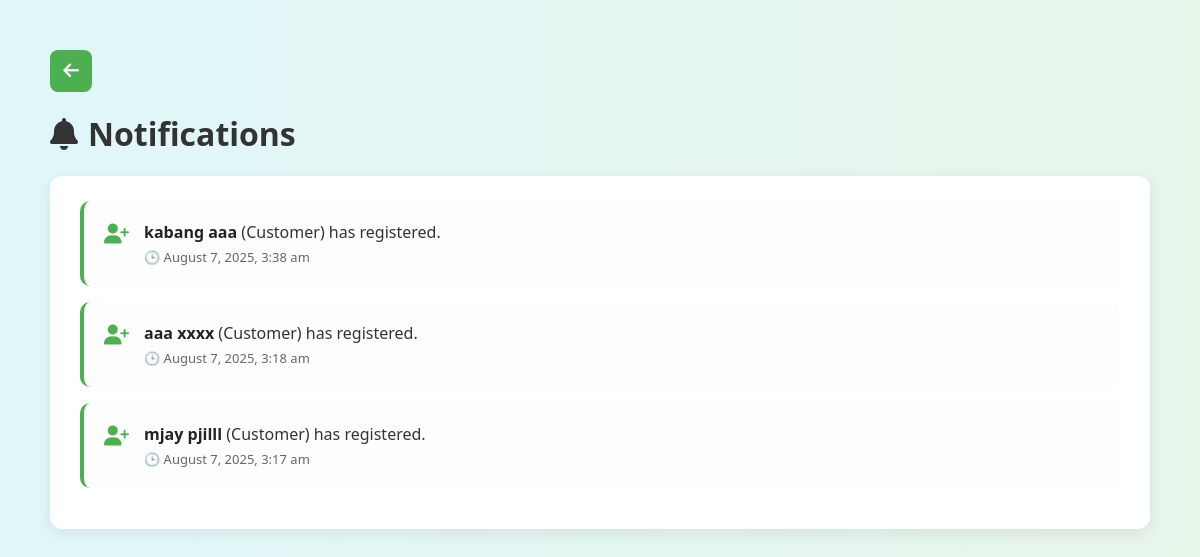
Screenshot of /GYM/admin/notifications.php (signed in) with the database file from the repository.
### tables this page shows
CREATE TABLE `users` (
  `id` int(11) NOT NULL,
  `first_name` varchar(255) DEFAULT NULL,
  `last_name` varchar(255) DEFAULT NULL,
  `age` int(11) DEFAULT NULL,
  `gender` varchar(50) DEFAULT NULL,
  `email` varchar(255) DEFAULT NULL,
  `phone` varchar(50) DEFAULT NULL,
  `role` varchar(50) DEFAULT NULL,
  `student_id` varchar(50) DEFAULT NULL,
  `course` varchar(50) DEFAULT NULL,
  `section` varchar(50) DEFAULT NULL,
  `customer_id` varchar(50) DEFAULT NULL,
  `payment_plan` varchar(50) DEFAULT NULL,
  `services` text DEFAULT NULL,
  `faculty_id` varchar(50) DEFAULT NULL,
  `faculty_dept` varchar(50) DEFAULT NULL,
  `created_at` timestamp NOT NULL DEFAULT current_timestamp()
);

### GYM/admin/notifications.php (the view, shortened to what this page needs)
<?php
include('../user/db_connection.php');
$newUsersQuery = "
    SELECT first_name, last_name, role, created_at
    FROM users
    WHERE created_at >= NOW() - INTERVAL 1 DAY
    ORDER BY created_at DESC
";
$newUsersResult = $conn->query($newUsersQuery);
$newUsers = $newUsersResult ? $newUsersResult->fetch_all(MYSQLI_ASSOC) : [];
?>
<!DOCTYPE html>
<html lang="en">
<head>
    <link rel="stylesheet" href="css/all.min.css">
</head>
<body>
<div class="top-nav">
    <a class="back-btn" href="admin_dashboard.php" title="Back to Dashboard">
        <i class="fas fa-arrow-left"></i>
    </a>
</div>
<h1><i class="fas fa-bell"></i> Notifications</h1>
<div class="notif-box">
    <?php if (!empty($newUsers)): ?>
        <?php foreach ($newUsers as $user): ?>
            <div class="notif">
                <i class="fas fa-user-plus"></i>
                <div class="notif-content">
                    <div>
                        <strong><?= htmlspecialchars($user['first_name'] . ' ' . $user['last_name']) ?></strong>
                        (<?= htmlspecialchars($user['role']) ?>) has registered.
                    </div>
                    <span class="date">🕒 <?= date("F j, Y, g:i a", strtotime($user['created_at'])) ?></span>
                </div>
            </div>
        <?php endforeach; ?>
    <?php endif; ?>
</div>
</body>
</html>

### GYM/admin/notifications.php (style rules this page uses)
body { font-family: 'Segoe UI', sans-serif; background: linear-gradient(to right, #e0f7fa, #e8f5e9); margin: 0; padding: 50px; color: #333; }
.top-nav { margin-bottom: 20px; }
.back-btn { display: inline-flex; align-items: center; justify-content: center; width: 42px; height: 42px; border: none; border-radius: 8px; background-color: #4CAF50; color: white; font-size: 18px; text-decoration: none; transition: background 0.3s; }
h1 { font-size: 2rem; color: #333; display: flex; align-items: center; gap: 10px; margin-top: 20px; }
.notif-box { background: #fff; border-radius: 12px; padding: 25px 30px; box-shadow: 0 4px 15px rgba(0,0,0,0.08); margin-top: 20px; }
.notif { display: flex; align-items: flex-start; padding: 20px; margin-bottom: 16px; border-left: 4px solid #4CAF50; background: #fdfdfd; border-radius: 10px; transition: background 0.3s; }
.notif i { font-size: 20px; margin-right: 15px; color: #4CAF50; margin-top: 3px; }
.notif-content { flex-grow: 1; }
.notif-content strong { font-weight: bold; color: #222; }
.notif .date { font-size: 13px; color: #666; margin-top: 5px; display: block; }

### rows the page displays
users: first_name+last_name "kabang aaa", role "Customer", created_at "August 7, 2025, 3:38 am"
users: first_name+last_name "aaa xxxx", role "Customer", created_at "August 7, 2025, 3:18 am"
users: first_name+last_name "mjay pjilll", role "Customer", created_at "August 7, 2025, 3:17 am"
